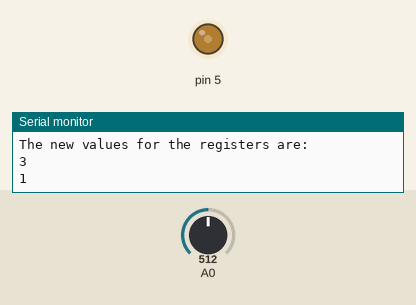
Bench run of a sketch on a simulated Arduino Uno, built with avr-gcc and run on an emulated ATmega328P. Shown: output pins drawn as LEDs (lit = HIGH), the last lines printed to the serial monitor. The inputs (shaded band) are chosen by the test bench; at power-on: A0 = 512.

Above: at 1.2 s.
1.3 s: A0 set to 530
At 2.2 s:
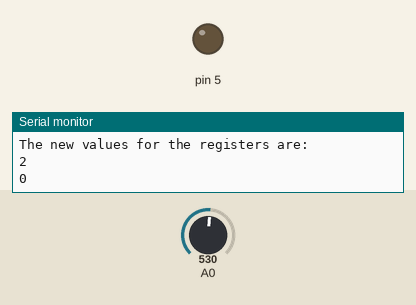
2.8 s: A0 set to 511
At 3.3 s:
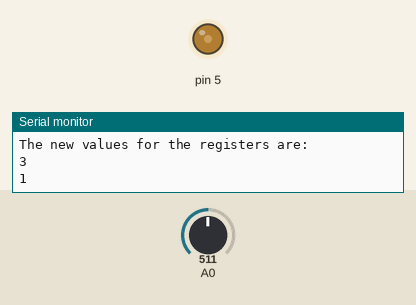
4.3 s: A0 set to 716
At 5.7 s:
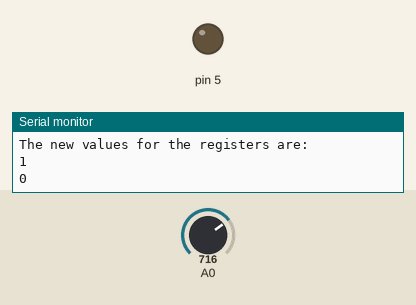
Timing chart, 0 to 7.3 s (numbered marks = the images above; inputs shaded):
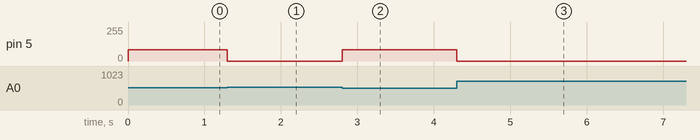

The sketch:

Lab2_Task2.ino
```cpp
  //minimum frequency - 16000000/(256*(255+1)) = 244,1 Hz
 //maximum frequency - 16000000/(256*(1+1)) = 31 250 Hz
  #define MAX_FREQ 31250
  #define MIN_FREQ 244

  int prevRead = -1;
  uint8_t dutyCycle = 128;


void timer_setup(uint32_t freq, uint8_t duty_cycle)
{

 if(freq < MIN_FREQ || freq > MAX_FREQ){
  return;
 }
 cli();
 // Fast PWM, prescaler 256
 TCCR0A = 0x23;
 // prescaler 256 (0x0C = 256)
 TCCR0B = 0x0C;
 OCR0A = round(16000000/(256*freq) - 1); //how long till reset?
 //This wont work:
 //OCR0B = (duty_cycle/256)*(OCR0A + 1) - 1; //how long wave is on?
 //This will as duty_cycle/256 will not be zero anymore
 OCR0B = (duty_cycle*(OCR0A+1)/256) - 1;
 DDRD = (1<<PD5);
 sei();
}

void setup() {
  //timer_setup(1000, 128);
  //timer_setup(10000, 64);
  timer_setup(440, 255);
  Serial.begin(9600);
  Serial.println(OCR0A);
  Serial.println(OCR0B);
  }
void loop() {
  int thisRead = analogRead(0);
  //ensuring noise is irrelevant
  if(abs(thisRead - prevRead) > 4){
    //31 250 / 1024 distinct values = jump of 30.5 Hz + base address
    uint32_t newFreq = thisRead*30 + MIN_FREQ;
    Serial.println("Chosen frequency:");
    Serial.println(newFreq);
    timer_setup(newFreq,dutyCycle);
    prevRead = thisRead;
    Serial.println("The new values for the registers are:");
    Serial.println(OCR0A);
    Serial.println(OCR0B);
  }
  //Serial.println(analogRead(0));
  }
```

Measured:
- the behaviour switches between 516 and 517 on A0 (found by bisection; images 0 and 1)
- after the input at 1.3 s, pin 5: 85/255 → 0/255 at once
- after the input at 2.8 s, pin 5: 0/255 → 85/255 at once
- after the input at 4.3 s, pin 5: 85/255 → 0/255 at once
